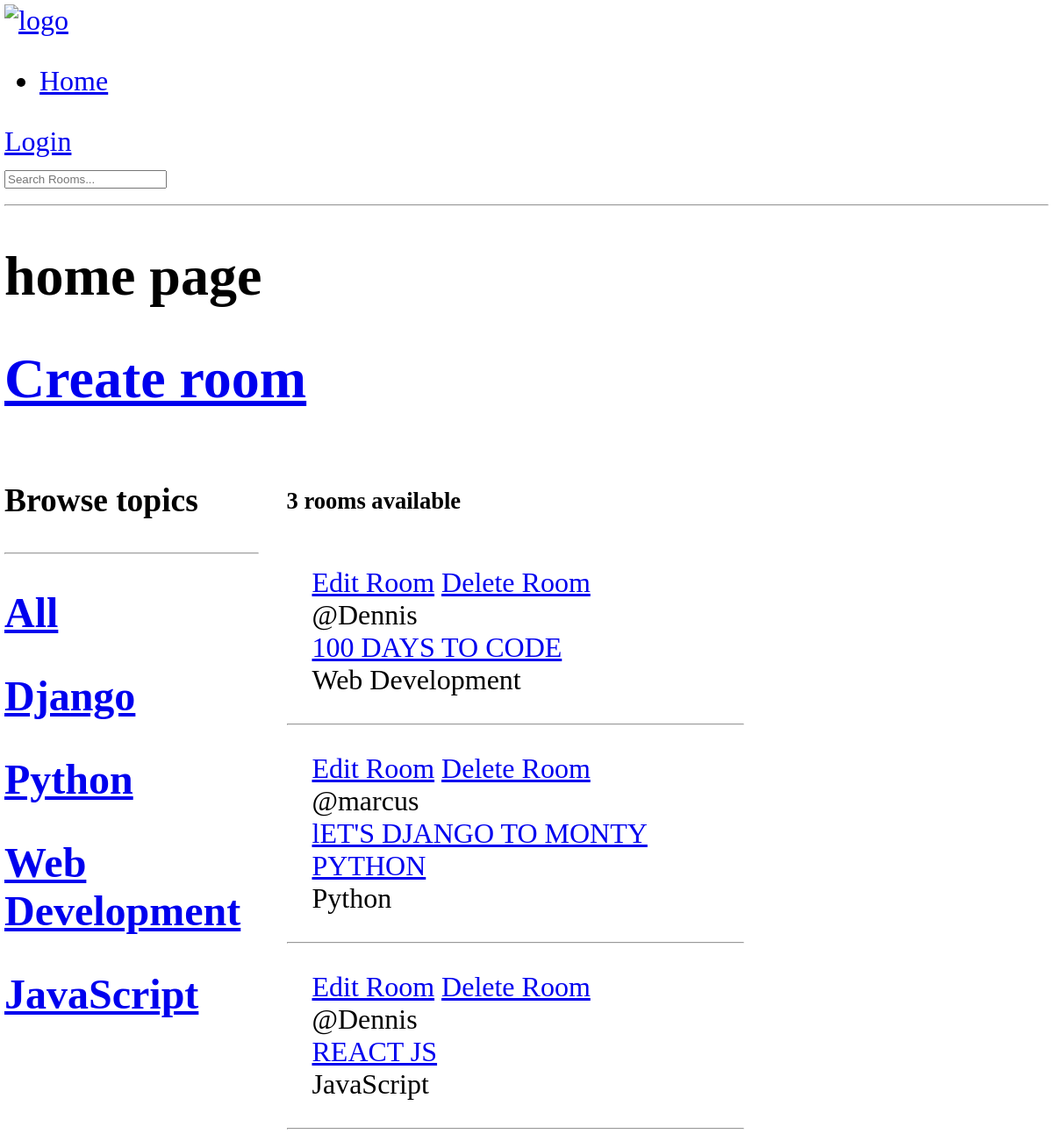
The app's page /, older data.
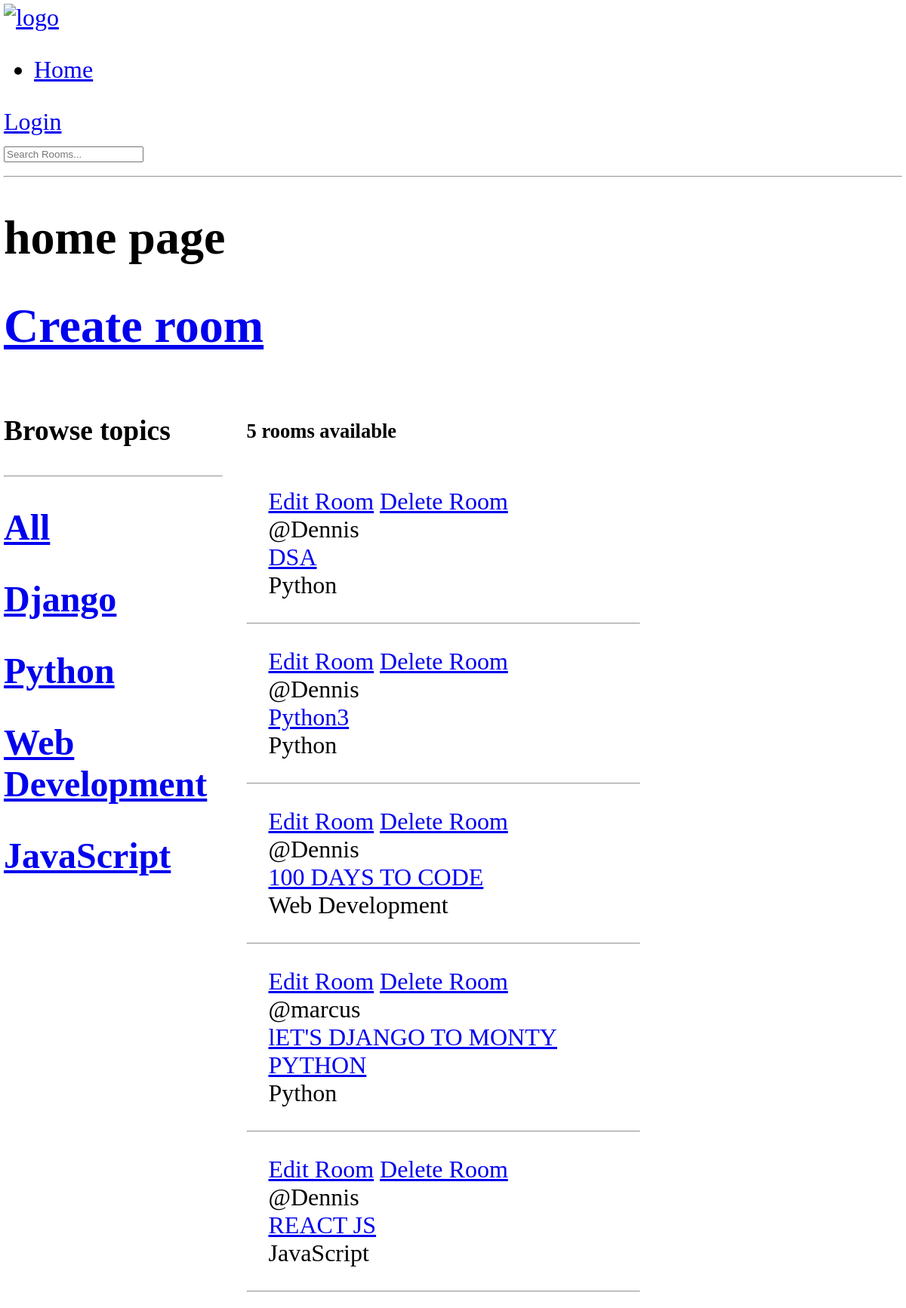
The same page, newer data.
### base/models.py (models this page shows)
class Topic(models.Model):
    name = models.CharField(max_length=200)
    def __str__(self):
        return self.name

class Room(models.Model):
    host =models.ForeignKey(User, on_delete=models.SET_NULL, null=True)
    topic = models.ForeignKey(Topic, on_delete=models.SET_NULL, null=True , related_name="topics")
    name = models.CharField(max_length=170)
    description = models.TextField(null=True, blank=True)
    updated = models.DateTimeField(auto_now=True)
    created = models.DateTimeField(auto_now_add=True)
    class Meta:
        ordering = ['-updated', '-created']
    def __str__(self):
        return self.name

### base/views.py (the view)
# urls.py: path('',views.home, name='home'),
def home(request):
    q= request.GET.get('q') if request.GET.get('q') != None else ''
    rooms = Room.objects.filter(
            Q(topic__name__icontains=q)|
            Q(name__icontains=q)|
            Q(description__icontains=q)
            )
    room_count = rooms.count()
    topics = Topic.objects.all()
    context = {
        'rooms': rooms,
        'topics': topics,
        'room_count': room_count,
    }
    return render(request, 'base/home.html', context)

### base/templates/base/home.html (shortened to what this page needs)
{% extends 'layout.html' %}
{% block body %}
    <h1>home page</h1>
    <h1>
        <a href="{% url 'base:create-room' %}">Create room</a>
    </h1>
    <div class="home-container">
            <div class="sidebar">
                <h3>Browse topics</h3>
                <hr>
                <h2><a href="{% url 'base:home' %}">All</a></h2>
                {% for topic in topics %}
                    <h2><a href="{% url 'base:home' %}?q={{topic.name}}">{{ topic }}</a></h2>
                {% endfor %}
            </div>
            <div class="rooms">
                <h5>{{room_count}} rooms available</h5>
                {% for room in rooms %}
                <div class="rooms-items">
                    <span><a href="{% url 'base:update-room' room.id %}">Edit Room</a></span>
                     <span><a href="{% url 'base:delete-room' room.id %}">Delete Room</a></span>
                     <br>
                    <div>@{{room.host.username}}</div>
                    <a href="{% url 'base:room'  room.id %}">{{ room}}</a>
                    <div>{{room.topic}}</div>
                </div>
                <hr>
            {% endfor %}
            </div>
    </div>
{% endblock %}

### templates/layout.html (shortened to what this page needs)
<!DOCTYPE html>
<html lang="en">
<head>
</head>
<body>
    <div class="container">
        {% include 'navbar.html' %}
        {% block body %}
        {% endblock %}
    </div>
</body>
</html>

### templates/navbar.html
<nav>
   <a href="#"><img src="" class="logo" alt="logo"></a>
   <ul>
    <li><a href="{% url 'base:home' %}" class="nav-item">Home</a></li>
   </ul>
   {% if request.user.is_authenticated %}
   <a href="{% url 'base:logout' %}">Logout</a>
   {% else %}
   <a href="{% url 'base:login' %}">Login</a>
   {% endif %}
   <form method="GET" action="{% url 'base:home' %}">
      <input type="text" name="q" placeholder="Search Rooms...">
   </form>
</nav>
<hr/>

### base/templates/base/home.html (style rules this page uses)
body { margin: 0; padding:5px; font-size:2rem; }
.home-container { display:grid; grid-template-columns: 1fr 3fr; gap:2rem; }
.rooms { width: 60%; }
.rooms-items { font-size: 2 rem; margin: 14px; padding:15px; }

Row changes from the older to the newer data that the page shows:
added Room: host.username "Dennis", name "DSA", topic "Python"
added Room: host.username "Dennis", name "Python3", topic "Python"
Text that changed along with them:
{{ room_count }}: "3" → "5"
